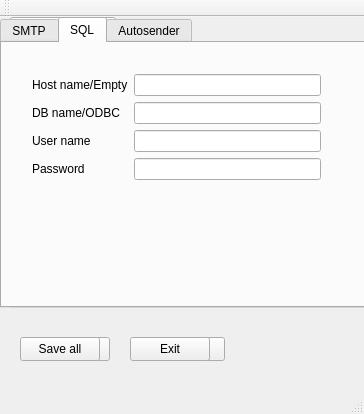
<?xml version="1.0" encoding="UTF-8"?>
<ui version="4.0">
 <class>GeneralParamClass</class>
 <widget class="QMainWindow" name="GeneralParamClass">
  <property name="geometry">
   <rect>
    <x>0</x>
    <y>0</y>
    <width>364</width>
    <height>414</height>
   </rect>
  </property>
  <property name="windowTitle">
   <string>GeneralParam</string>
  </property>
  <widget class="QWidget" name="centralWidget">
   <widget class="QPushButton" name="exitBtn">
    <property name="geometry">
     <rect>
      <x>150</x>
      <y>320</y>
      <width>75</width>
      <height>24</height>
     </rect>
    </property>
    <property name="text">
     <string>Exit</string>
    </property>
   </widget>
   <widget class="QTabWidget" name="tabWidget">
    <property name="geometry">
     <rect>
      <x>10</x>
      <y>0</y>
      <width>441</width>
      <height>291</height>
     </rect>
    </property>
    <property name="currentIndex">
     <number>0</number>
    </property>
    <widget class="QWidget" name="tab_3">
     <attribute name="title">
      <string>General setting</string>
     </attribute>
     <widget class="QWidget" name="layoutWidget_2">
      <property name="geometry">
       <rect>
        <x>10</x>
        <y>20</y>
        <width>331</width>
        <height>471</height>
       </rect>
      </property>
      <layout class="QFormLayout" name="formLayout_4">
       <property name="fieldGrowthPolicy">
        <enum>QFormLayout::ExpandingFieldsGrow</enum>
       </property>
       <property name="rowWrapPolicy">
        <enum>QFormLayout::WrapLongRows</enum>
       </property>
       <property name="verticalSpacing">
        <number>9</number>
       </property>
       <item row="0" column="0">
        <widget class="QLabel" name="label_13">
         <property name="text">
          <string>Smtp-server:</string>
         </property>
        </widget>
       </item>
       <item row="0" column="1">
        <widget class="QLineEdit" name="server_2">
         <property name="enabled">
          <bool>true</bool>
         </property>
         <property name="sizePolicy">
          <sizepolicy hsizetype="Expanding" vsizetype="Fixed">
           <horstretch>0</horstretch>
           <verstretch>0</verstretch>
          </sizepolicy>
         </property>
         <property name="toolTip">
          <string comment="123" extracomment="321"/>
         </property>
         <property name="whatsThis">
          <string/>
         </property>
         <property name="accessibleName">
          <string/>
         </property>
         <property name="accessibleDescription">
          <string/>
         </property>
         <property name="text">
          <string>smtp.gmail.com</string>
         </property>
        </widget>
       </item>
       <item row="1" column="0">
        <widget class="QLabel" name="label_14">
         <property name="text">
          <string>Server port:</string>
         </property>
        </widget>
       </item>
       <item row="1" column="1">
        <widget class="QLineEdit" name="port_2">
         <property name="text">
          <string/>
         </property>
        </widget>
       </item>
       <item row="2" column="0">
        <widget class="QLabel" name="label_15">
         <property name="text">
          <string>Username:</string>
         </property>
        </widget>
       </item>
       <item row="2" column="1">
        <widget class="QLineEdit" name="uname_2">
         <property name="text">
          <string/>
         </property>
        </widget>
       </item>
       <item row="3" column="0">
        <widget class="QLabel" name="label_16">
         <property name="text">
          <string>Password:</string>
         </property>
        </widget>
       </item>
       <item row="3" column="1">
        <widget class="QLineEdit" name="paswd_2">
         <property name="inputMask">
          <string/>
         </property>
         <property name="text">
          <string/>
         </property>
         <property name="echoMode">
          <enum>QLineEdit::Normal</enum>
         </property>
        </widget>
       </item>
       <item row="4" column="0">
        <widget class="QLabel" name="label_17">
         <property name="text">
          <string>Recipant to:</string>
         </property>
        </widget>
       </item>
       <item row="4" column="1">
        <widget class="QLineEdit" name="rcpt_2">
         <property name="text">
          <string/>
         </property>
        </widget>
       </item>
       <item row="5" column="0">
        <widget class="QLabel" name="label_18">
         <property name="text">
          <string>Subject:</string>
         </property>
        </widget>
       </item>
       <item row="5" column="1">
        <widget class="QLineEdit" name="subject_2">
         <property name="text">
          <string/>
         </property>
        </widget>
       </item>
      </layout>
     </widget>
    </widget>
   </widget>
   <widget class="QPushButton" name="sendBtn_4">
    <property name="geometry">
     <rect>
      <x>30</x>
      <y>320</y>
      <width>80</width>
      <height>24</height>
     </rect>
    </property>
    <property name="text">
     <string>Save all</string>
    </property>
   </widget>
   <widget class="QPushButton" name="exitBtn_4">
    <property name="geometry">
     <rect>
      <x>130</x>
      <y>320</y>
      <width>80</width>
      <height>24</height>
     </rect>
    </property>
    <property name="text">
     <string>Exit</string>
    </property>
   </widget>
   <widget class="QTabWidget" name="tabWidget_2">
    <property name="geometry">
     <rect>
      <x>0</x>
      <y>0</y>
      <width>441</width>
      <height>291</height>
     </rect>
    </property>
    <property name="currentIndex">
     <number>1</number>
    </property>
    <widget class="QWidget" name="tab">
     <attribute name="title">
      <string>SMTP</string>
     </attribute>
     <widget class="QWidget" name="layoutWidget">
      <property name="geometry">
       <rect>
        <x>10</x>
        <y>20</y>
        <width>331</width>
        <height>471</height>
       </rect>
      </property>
      <layout class="QFormLayout" name="formLayout">
       <property name="fieldGrowthPolicy">
        <enum>QFormLayout::ExpandingFieldsGrow</enum>
       </property>
       <property name="rowWrapPolicy">
        <enum>QFormLayout::WrapLongRows</enum>
       </property>
       <property name="verticalSpacing">
        <number>9</number>
       </property>
       <item row="0" column="0">
        <widget class="QLabel" name="label">
         <property name="text">
          <string>Smtp-server:</string>
         </property>
        </widget>
       </item>
       <item row="0" column="1">
        <widget class="QLineEdit" name="server">
         <property name="enabled">
          <bool>true</bool>
         </property>
         <property name="sizePolicy">
          <sizepolicy hsizetype="Expanding" vsizetype="Fixed">
           <horstretch>0</horstretch>
           <verstretch>0</verstretch>
          </sizepolicy>
         </property>
         <property name="toolTip">
          <string comment="123" extracomment="321"/>
         </property>
         <property name="whatsThis">
          <string/>
         </property>
         <property name="accessibleName">
          <string/>
         </property>
         <property name="accessibleDescription">
          <string/>
         </property>
         <property name="text">
          <string>smtp.gmail.com</string>
         </property>
        </widget>
       </item>
       <item row="1" column="0">
        <widget class="QLabel" name="label_2">
         <property name="text">
          <string>Server port:</string>
         </property>
        </widget>
       </item>
       <item row="1" column="1">
        <widget class="QLineEdit" name="port">
         <property name="text">
          <string/>
         </property>
        </widget>
       </item>
       <item row="2" column="0">
        <widget class="QLabel" name="label_3">
         <property name="text">
          <string>Username:</string>
         </property>
        </widget>
       </item>
       <item row="2" column="1">
        <widget class="QLineEdit" name="uname">
         <property name="text">
          <string/>
         </property>
        </widget>
       </item>
       <item row="3" column="0">
        <widget class="QLabel" name="label_4">
         <property name="text">
          <string>Password:</string>
         </property>
        </widget>
       </item>
       <item row="3" column="1">
        <widget class="QLineEdit" name="paswd">
         <property name="inputMask">
          <string/>
         </property>
         <property name="text">
          <string/>
         </property>
         <property name="echoMode">
          <enum>QLineEdit::Normal</enum>
         </property>
        </widget>
       </item>
       <item row="4" column="0">
        <widget class="QLabel" name="label_5">
         <property name="text">
          <string>Recipant to:</string>
         </property>
        </widget>
       </item>
       <item row="4" column="1">
        <widget class="QLineEdit" name="rcpt">
         <property name="text">
          <string/>
         </property>
        </widget>
       </item>
       <item row="5" column="0">
        <widget class="QLabel" name="label_6">
         <property name="text">
          <string>Subject:</string>
         </property>
        </widget>
       </item>
       <item row="5" column="1">
        <widget class="QLineEdit" name="subject">
         <property name="text">
          <string/>
         </property>
        </widget>
       </item>
      </layout>
     </widget>
    </widget>
    <widget class="QWidget" name="tab_2">
     <attribute name="title">
      <string>SQL</string>
     </attribute>
     <widget class="QWidget" name="formLayoutWidget">
      <property name="geometry">
       <rect>
        <x>19</x>
        <y>20</y>
        <width>311</width>
        <height>211</height>
       </rect>
      </property>
      <layout class="QFormLayout" name="formLayout_2">
       <item row="0" column="0">
        <widget class="QLabel" name="label_7">
         <property name="text">
          <string>Host name/Empty</string>
         </property>
        </widget>
       </item>
       <item row="0" column="1">
        <widget class="QLineEdit" name="lineEditHostName"/>
       </item>
       <item row="1" column="1">
        <widget class="QLineEdit" name="lineEditOdbc"/>
       </item>
       <item row="1" column="0">
        <widget class="QLabel" name="label_8">
         <property name="text">
          <string>DB name/ODBC</string>
         </property>
        </widget>
       </item>
       <item row="2" column="0">
        <widget class="QLabel" name="label_9">
         <property name="text">
          <string>User name</string>
         </property>
        </widget>
       </item>
       <item row="2" column="1">
        <widget class="QLineEdit" name="lineEditUserName"/>
       </item>
       <item row="3" column="0">
        <widget class="QLabel" name="label_10">
         <property name="text">
          <string>Password</string>
         </property>
        </widget>
       </item>
       <item row="3" column="1">
        <widget class="QLineEdit" name="lineEditPassword"/>
       </item>
      </layout>
     </widget>
    </widget>
    <widget class="QWidget" name="tab_5">
     <attribute name="title">
      <string>Autosender</string>
     </attribute>
     <widget class="QWidget" name="formLayoutWidget_2">
      <property name="geometry">
       <rect>
        <x>9</x>
        <y>9</y>
        <width>365</width>
        <height>31</height>
       </rect>
      </property>
      <layout class="QFormLayout" name="formLayout_3">
       <item row="0" column="0">
        <widget class="QLabel" name="label_11">
         <property name="text">
          <string>Hours</string>
         </property>
        </widget>
       </item>
       <item row="0" column="1">
        <widget class="QSpinBox" name="spinBoxHours">
         <property name="minimum">
          <number>1</number>
         </property>
         <property name="maximum">
          <number>240</number>
         </property>
        </widget>
       </item>
      </layout>
     </widget>
     <widget class="QLabel" name="label_12">
      <property name="geometry">
       <rect>
        <x>10</x>
        <y>40</y>
        <width>351</width>
        <height>31</height>
       </rect>
      </property>
      <property name="text">
       <string>How often do you want to generate XML?</string>
      </property>
     </widget>
    </widget>
   </widget>
   <widget class="QPushButton" name="sendBtn_5">
    <property name="geometry">
     <rect>
      <x>20</x>
      <y>320</y>
      <width>80</width>
      <height>24</height>
     </rect>
    </property>
    <property name="text">
     <string>Save all</string>
    </property>
   </widget>
  </widget>
  <widget class="QMenuBar" name="menuBar">
   <property name="geometry">
    <rect>
     <x>0</x>
     <y>0</y>
     <width>364</width>
     <height>22</height>
    </rect>
   </property>
  </widget>
  <widget class="QToolBar" name="mainToolBar">
   <attribute name="toolBarArea">
    <enum>TopToolBarArea</enum>
   </attribute>
   <attribute name="toolBarBreak">
    <bool>false</bool>
   </attribute>
  </widget>
  <widget class="QStatusBar" name="statusBar"/>
 </widget>
 <layoutdefault spacing="6" margin="11"/>
 <resources/>
 <connections/>
</ui>
